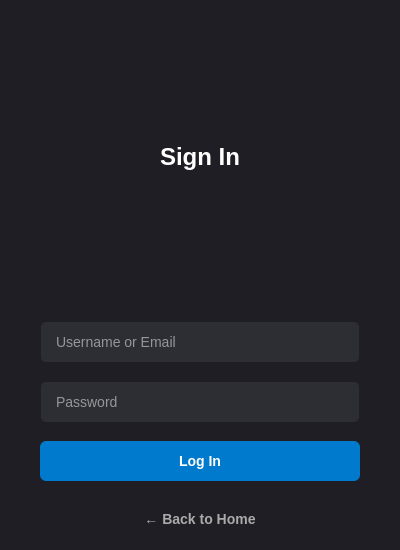
<?xml version="1.0" encoding="UTF-8"?>
<ui version="4.0">
 <class>LoginScreen</class>
 <widget class="QWidget" name="LoginScreen">
  <property name="geometry">
   <rect><x>0</x><y>0</y><width>400</width><height>550</height></rect>
  </property>
  <property name="windowTitle"><string>Login</string></property>
  <property name="styleSheet">
   <string notr="true">
    QWidget#LoginScreen { background-color: #1e1e24; }
    QLabel { color: #ffffff; font-family: 'Segoe UI', sans-serif; }
    QLabel#titleLabel { font-size: 24px; font-weight: bold; }
    QLineEdit { background-color: #2d2d34; color: #ffffff; border: 2px solid transparent; border-radius: 6px; padding: 10px 12px; font-size: 14px; }
    QLineEdit:focus { border: 2px solid #007acc; background-color: #33333b; }
    QPushButton { font-family: 'Segoe UI', sans-serif; font-size: 14px; font-weight: bold; border-radius: 6px; padding: 12px; }
    QPushButton#submitButton { background-color: #007acc; color: white; border: none; }
    QPushButton#submitButton:hover { background-color: #0098ff; }
    QPushButton#backButton { background-color: transparent; color: #aaaaaa; border: none; }
    QPushButton#backButton:hover { color: #ffffff; }
   </string>
  </property>
  <layout class="QVBoxLayout" name="verticalLayout">
   <property name="spacing"><number>18</number></property>
   <property name="leftMargin"><number>40</number></property>
   <property name="rightMargin"><number>40</number></property>
   <item>
    <widget class="QLabel" name="titleLabel">
     <property name="text"><string>Sign In</string></property>
     <property name="alignment"><set>Qt::AlignCenter</set></property>
    </widget>
   </item>
   <item><widget class="QLineEdit" name="usernameEdit"><property name="placeholderText"><string>Username or Email</string></property></widget></item>
   <item><widget class="QLineEdit" name="passwordEdit"><property name="echoMode"><enum>QLineEdit::Password</enum></property><property name="placeholderText"><string>Password</string></property></widget></item>
   <item><widget class="QPushButton" name="submitButton"><property name="text"><string>Log In</string></property></widget></item>
   <item><widget class="QPushButton" name="backButton"><property name="text"><string>← Back to Home</string></property></widget></item>
  </layout>
 </widget>
</ui>
